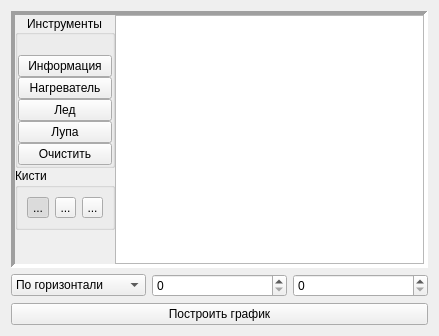
<?xml version="1.0" encoding="UTF-8"?>
<ui version="4.0">
 <class>Graphics</class>
 <widget class="QWidget" name="Graphics">
  <property name="enabled">
   <bool>true</bool>
  </property>
  <property name="geometry">
   <rect>
    <x>0</x>
    <y>0</y>
    <width>439</width>
    <height>336</height>
   </rect>
  </property>
  <property name="contextMenuPolicy">
   <enum>Qt::DefaultContextMenu</enum>
  </property>
  <property name="windowTitle">
   <string>Срез</string>
  </property>
  <layout class="QVBoxLayout" name="verticalLayout">
   <item>
    <widget class="QFrame" name="frame">
     <property name="frameShape">
      <enum>QFrame::Panel</enum>
     </property>
     <property name="frameShadow">
      <enum>QFrame::Sunken</enum>
     </property>
     <property name="lineWidth">
      <number>4</number>
     </property>
     <property name="midLineWidth">
      <number>0</number>
     </property>
     <layout class="QGridLayout" name="gridLayout_2">
      <property name="leftMargin">
       <number>0</number>
      </property>
      <property name="topMargin">
       <number>0</number>
      </property>
      <property name="rightMargin">
       <number>0</number>
      </property>
      <property name="bottomMargin">
       <number>0</number>
      </property>
      <property name="spacing">
       <number>0</number>
      </property>
      <item row="2" column="0">
       <spacer name="verticalSpacer">
        <property name="orientation">
         <enum>Qt::Vertical</enum>
        </property>
        <property name="sizeHint" stdset="0">
         <size>
          <width>20</width>
          <height>40</height>
         </size>
        </property>
       </spacer>
      </item>
      <item row="0" column="1" rowspan="3" colspan="2">
       <widget class="model::MeltView" name="graphics">
        <property name="enabled">
         <bool>true</bool>
        </property>
        <property name="sizePolicy">
         <sizepolicy hsizetype="Expanding" vsizetype="Expanding">
          <horstretch>0</horstretch>
          <verstretch>0</verstretch>
         </sizepolicy>
        </property>
        <property name="focusPolicy">
         <enum>Qt::ClickFocus</enum>
        </property>
        <property name="lineWidth">
         <number>1</number>
        </property>
        <property name="midLineWidth">
         <number>0</number>
        </property>
        <property name="showGrid">
         <bool>false</bool>
        </property>
        <attribute name="horizontalHeaderVisible">
         <bool>false</bool>
        </attribute>
        <attribute name="horizontalHeaderDefaultSectionSize">
         <number>7</number>
        </attribute>
        <attribute name="verticalHeaderVisible">
         <bool>false</bool>
        </attribute>
        <attribute name="verticalHeaderDefaultSectionSize">
         <number>7</number>
        </attribute>
       </widget>
      </item>
      <item row="0" column="0">
       <widget class="QGroupBox" name="instruments">
        <property name="sizePolicy">
         <sizepolicy hsizetype="Fixed" vsizetype="Preferred">
          <horstretch>0</horstretch>
          <verstretch>0</verstretch>
         </sizepolicy>
        </property>
        <property name="maximumSize">
         <size>
          <width>100</width>
          <height>16777215</height>
         </size>
        </property>
        <property name="title">
         <string>Инструменты</string>
        </property>
        <property name="alignment">
         <set>Qt::AlignCenter</set>
        </property>
        <property name="flat">
         <bool>true</bool>
        </property>
        <property name="checkable">
         <bool>false</bool>
        </property>
        <layout class="QVBoxLayout" name="verticalLayout_2">
         <property name="spacing">
          <number>0</number>
         </property>
         <property name="leftMargin">
          <number>0</number>
         </property>
         <property name="topMargin">
          <number>20</number>
         </property>
         <property name="rightMargin">
          <number>0</number>
         </property>
         <property name="bottomMargin">
          <number>0</number>
         </property>
         <item>
          <widget class="QPushButton" name="info">
           <property name="sizePolicy">
            <sizepolicy hsizetype="Maximum" vsizetype="Fixed">
             <horstretch>0</horstretch>
             <verstretch>0</verstretch>
            </sizepolicy>
           </property>
           <property name="maximumSize">
            <size>
             <width>100</width>
             <height>16777215</height>
            </size>
           </property>
           <property name="text">
            <string>Информация</string>
           </property>
           <property name="checkable">
            <bool>true</bool>
           </property>
           <property name="checked">
            <bool>false</bool>
           </property>
          </widget>
         </item>
         <item>
          <widget class="QPushButton" name="drill">
           <property name="sizePolicy">
            <sizepolicy hsizetype="Maximum" vsizetype="Fixed">
             <horstretch>0</horstretch>
             <verstretch>0</verstretch>
            </sizepolicy>
           </property>
           <property name="maximumSize">
            <size>
             <width>100</width>
             <height>16777215</height>
            </size>
           </property>
           <property name="text">
            <string>Нагреватель</string>
           </property>
           <property name="checkable">
            <bool>true</bool>
           </property>
          </widget>
         </item>
         <item>
          <widget class="QPushButton" name="ice">
           <property name="sizePolicy">
            <sizepolicy hsizetype="Maximum" vsizetype="Fixed">
             <horstretch>0</horstretch>
             <verstretch>0</verstretch>
            </sizepolicy>
           </property>
           <property name="maximumSize">
            <size>
             <width>100</width>
             <height>16777215</height>
            </size>
           </property>
           <property name="text">
            <string>Лед</string>
           </property>
           <property name="checkable">
            <bool>true</bool>
           </property>
          </widget>
         </item>
         <item>
          <widget class="QPushButton" name="loupe">
           <property name="sizePolicy">
            <sizepolicy hsizetype="Maximum" vsizetype="Fixed">
             <horstretch>0</horstretch>
             <verstretch>0</verstretch>
            </sizepolicy>
           </property>
           <property name="maximumSize">
            <size>
             <width>100</width>
             <height>16777215</height>
            </size>
           </property>
           <property name="text">
            <string>Лупа</string>
           </property>
           <property name="checkable">
            <bool>true</bool>
           </property>
          </widget>
         </item>
         <item>
          <widget class="QPushButton" name="clear">
           <property name="text">
            <string>Очистить</string>
           </property>
          </widget>
         </item>
        </layout>
       </widget>
      </item>
      <item row="1" column="0">
       <widget class="QGroupBox" name="brushes">
        <property name="sizePolicy">
         <sizepolicy hsizetype="Fixed" vsizetype="Preferred">
          <horstretch>0</horstretch>
          <verstretch>0</verstretch>
         </sizepolicy>
        </property>
        <property name="maximumSize">
         <size>
          <width>100</width>
          <height>16777215</height>
         </size>
        </property>
        <property name="title">
         <string>Кисти</string>
        </property>
        <layout class="QGridLayout" name="gridLayout_3">
         <item row="0" column="1">
          <widget class="QToolButton" name="twoPix">
           <property name="text">
            <string>...</string>
           </property>
           <property name="icon">
            <iconset resource="resources/resources.qrc">
             <normaloff>:/pics/2pix.png</normaloff>:/pics/2pix.png</iconset>
           </property>
           <property name="checkable">
            <bool>true</bool>
           </property>
          </widget>
         </item>
         <item row="0" column="0">
          <widget class="QToolButton" name="onePix">
           <property name="text">
            <string>...</string>
           </property>
           <property name="icon">
            <iconset resource="resources/resources.qrc">
             <normaloff>:/pics/1pix.png</normaloff>:/pics/1pix.png</iconset>
           </property>
           <property name="checkable">
            <bool>true</bool>
           </property>
           <property name="checked">
            <bool>true</bool>
           </property>
          </widget>
         </item>
         <item row="0" column="2">
          <widget class="QToolButton" name="threePix">
           <property name="text">
            <string>...</string>
           </property>
           <property name="icon">
            <iconset resource="resources/resources.qrc">
             <normaloff>:/pics/3pix.png</normaloff>:/pics/3pix.png</iconset>
           </property>
           <property name="checkable">
            <bool>true</bool>
           </property>
          </widget>
         </item>
        </layout>
       </widget>
      </item>
     </layout>
    </widget>
   </item>
   <item>
    <layout class="QGridLayout" name="gridLayout">
     <item row="1" column="1">
      <widget class="QSpinBox" name="axis">
       <property name="wrapping">
        <bool>false</bool>
       </property>
       <property name="accelerated">
        <bool>true</bool>
       </property>
       <property name="correctionMode">
        <enum>QAbstractSpinBox::CorrectToNearestValue</enum>
       </property>
      </widget>
     </item>
     <item row="1" column="0">
      <widget class="QComboBox" name="chartOrientation">
       <item>
        <property name="text">
         <string>По горизонтали</string>
        </property>
       </item>
       <item>
        <property name="text">
         <string>По вертикали</string>
        </property>
       </item>
       <item>
        <property name="text">
         <string>По времени</string>
        </property>
       </item>
      </widget>
     </item>
     <item row="1" column="2">
      <widget class="QSpinBox" name="additionalAxis"/>
     </item>
     <item row="2" column="0" colspan="3">
      <widget class="QPushButton" name="makeChart">
       <property name="text">
        <string>Построить график</string>
       </property>
       <property name="checkable">
        <bool>true</bool>
       </property>
      </widget>
     </item>
    </layout>
   </item>
  </layout>
 </widget>
 <customwidgets>
  <customwidget>
   <class>model::MeltView</class>
   <extends>QTableView</extends>
   <header>meltview.h</header>
  </customwidget>
 </customwidgets>
 <resources>
  <include location="resources/resources.qrc"/>
 </resources>
 <connections/>
</ui>
